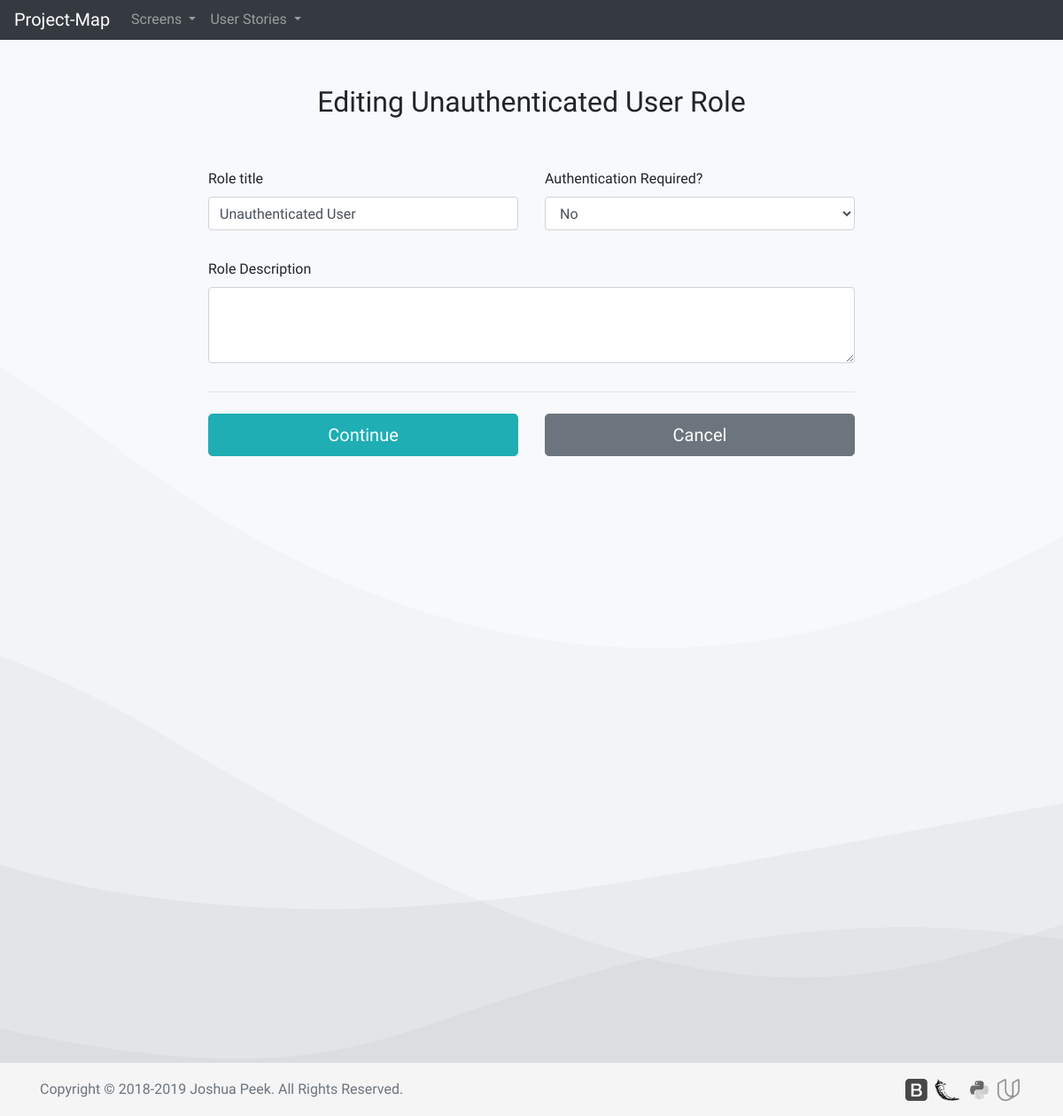
The app's page /rle?1&ed, older data.
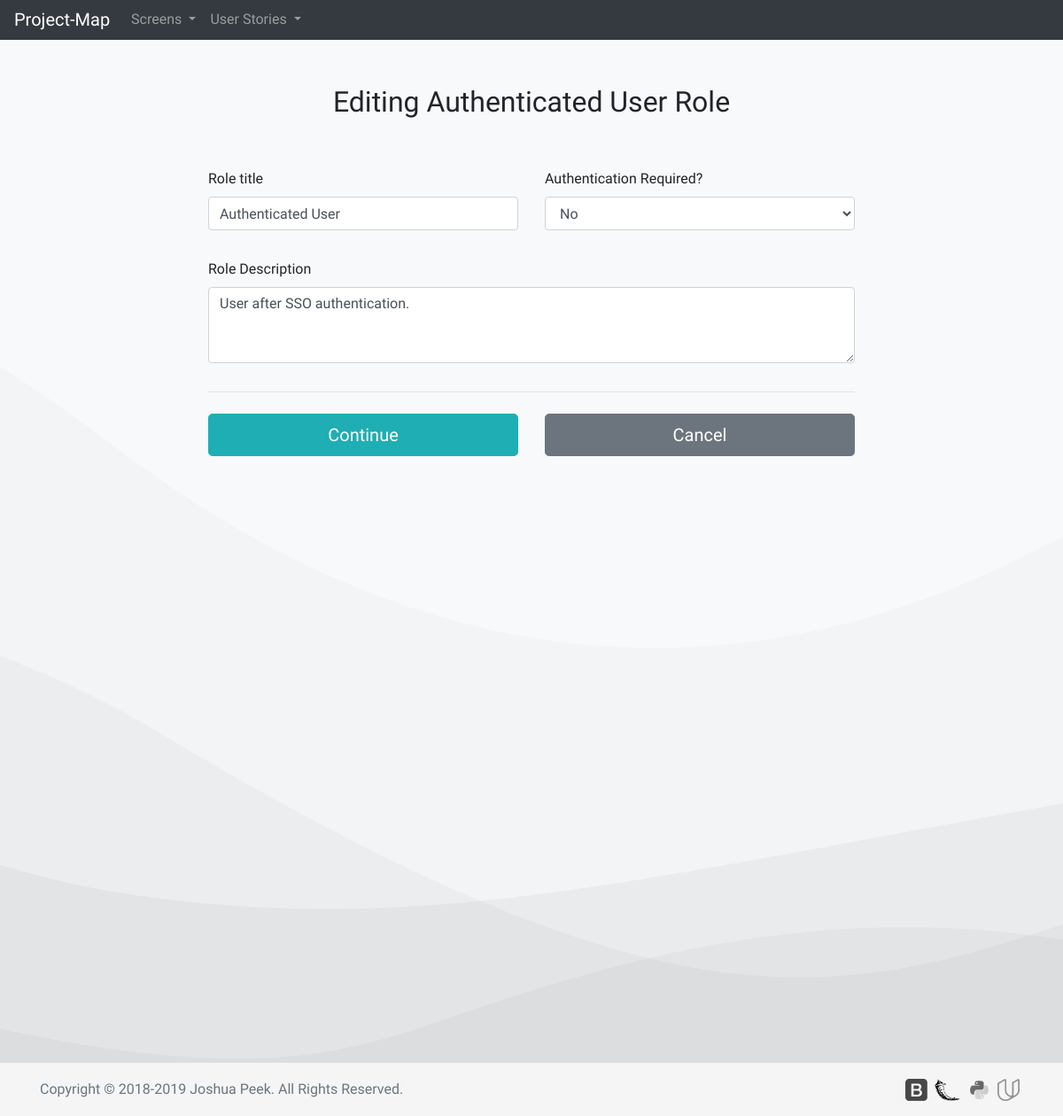
The same page, newer data.
### database_setup.py (models this page shows, shortened)
class Role(Base):
    __tablename__ = 'role'
    id = Column(Integer, primary_key=True)
    title = Column(String(250), nullable=False)
    description = Column(String(500))
    authRequired = Column(String(5))
    project_id = Column(Integer, ForeignKey('project.id'))
    project = relationship(Project)

### app.py (the view)
@app.route('/rle?<int:role_id>&ed', methods=['GET', 'POST'])
def editRole(role_id):
    editRole=session.query(Role).filter_by(id=role_id).one()
    screens=session.query(Screen).filter_by(
        project_id=editRole.project.id).all()
    sections=session.query(Section).filter_by(
        project_id=editRole.project.id).all()
    if request.method == 'POST':
        if request.form['title']:
            editRole.title = request.form['title']
            editRole.description = request.form['description']
            editRole.authRequired = request.form['authRequired']
        session.add(editRole)
        session.commit()
        flash("Role Edited!")
        return redirect(url_for('projectPage',org_id=editRole.project.org.id,
                                 project_id=editRole.project.id))
    else:
        return render_template('update/role.html', editRole=editRole,
            section=sections, screens=screens)

### templates/update/role.html (shortened to what this page needs)
<!doctype html>
<html lang="en">
  {% include "header.html" %}
  <body>
{% include "menu.html" %}
  <body class="bg-light">
    <div class="container">
      <div class="row">
        <div class="col-md-2">
        </div>
          <div class="col-md-8 mb-3">
            <div class="row">
              <div class="col-md-12 mb-5 text-center">
                <br>
                <h2>Editing {{editRole.title}} Role</h2>
              </div>
            </div>
            <form class="needs-validation" action='{{url_for('editRole', role_id=editRole.id)}}' method='post' novalidate>
              <div class="row">
                <div class="col-md-6 mb-3">
                  <label for="title">Role title</label>
                  <input type="text" class="form-control" id="title" name="title" value="{{editRole.title}}" required>
                </div>
                <div class="col-md-6 mb-3">
                  <div class="form-group">
                    <label for="authRequired">Authentication Required?</label>
                    <select class="form-control" id="authRequired" name="authRequired" required>
                      <option value="No">No</option>
                    </select>
                  </div>
                </div>
              </div>
              <div class="row">
                <div class="col-md-12 mb-3">
                  <label for="description">Role Description</label>
                  <textarea class="form-control" id="description" rows="3" name="description" required>{{editRole.description}}</textarea>
                </div>
              </div>
              <hr class="mb-4">
              <div class="row">
                <div class="col-md-6 mb-3">
                  <button class="btn btn-primary btn-lg btn-block" type="Edit">Continue</button>
                </div>
            </form>
                <div class="col-md-6 mb-3">
                  <form action="{{url_for('projectPage', org_id=editRole.project.org.id, project_id=editRole.project.id)}}">
                    <button class="btn btn-secondary btn-lg btn-block" type="submit">Cancel</button>
                  </form>
                </div>
              </div>
          </div>
        <div class="col-md-2">
        </div>
      </div>
  {% include "footer.html" %}
  </body>
</html>

Row changes from the older to the newer data that the page shows:
changed Role: title "Unauthenticated User" → "Authenticated User"; description (not shown) → "User after SSO authentication."
